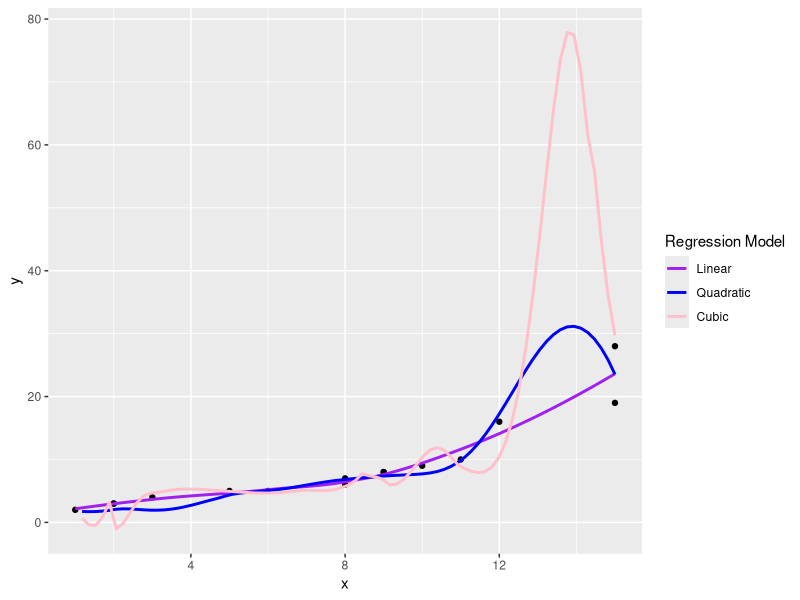
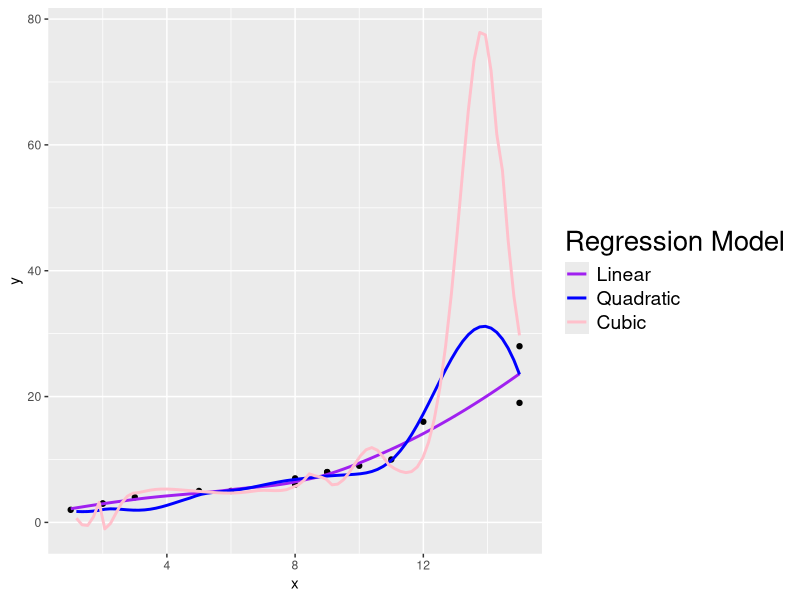

Reproduce these figures in R, in order.
# Example: Create Manual Legend in ggplot2
# The following code shows how to plot three fitted regression 
# lines in a plot in ggplot2 with a custom manual legend:
library("ggplot2")

# create data frame
df <- data.frame(x=c(1, 2, 2, 3, 5, 6, 8, 8, 9, 9, 10, 11, 12, 15, 15),
                 y=c(2, 3, 3, 4, 5, 5, 6, 7, 8, 8, 9, 10, 16, 19, 28))

# create plot with three fitted regression models
ggplot(df, aes(x, y)) + 
  geom_point() + 
  geom_smooth(se=FALSE, aes(color="Linear")) +
  geom_smooth(formula = y~poly(x, 2), se=FALSE, aes(color="Quadratic")) + 
  geom_smooth(formula = y~poly(x, 3), se=FALSE, aes(color="Cubic")) +
  scale_color_manual(name="Regression Model", 
                     breaks = c("Linear", "Quadratic", "Cubic"),
                     values = c("Cubic"="pink", "Quadratic"="blue", "Linear"="purple"))

# Note that we can also use the theme() function to modify the font
# size of the elements in the legend:
library("ggplot2")

# create data frame
df <- data.frame(x=c(1, 2, 2, 3, 5, 6, 8, 8, 9, 9, 10, 11, 12, 15, 15),
                 y=c(2, 3, 3, 4, 5, 5, 6, 7, 8, 8, 9, 10, 16, 19, 28))

# create plot with three fitted regression models
ggplot(df, aes(x, y)) + 
  geom_point() + 
  geom_smooth(se=FALSE, aes(color="Linear")) +
  geom_smooth(formula = y~poly(x, 2), se=FALSE, aes(color="Quadratic")) + 
  geom_smooth(formula = y~poly(x, 3), se=FALSE, aes(color="Cubic")) +
  scale_color_manual(name="Regression Model", 
                     breaks = c("Linear", "Quadratic", "Cubic"),
                     values = c("Cubic"="pink", "Quadratic"="blue", "Linear"="purple")) +
theme(legend.title = element_text(size=20),
      legend.text = element_text(size=14))
